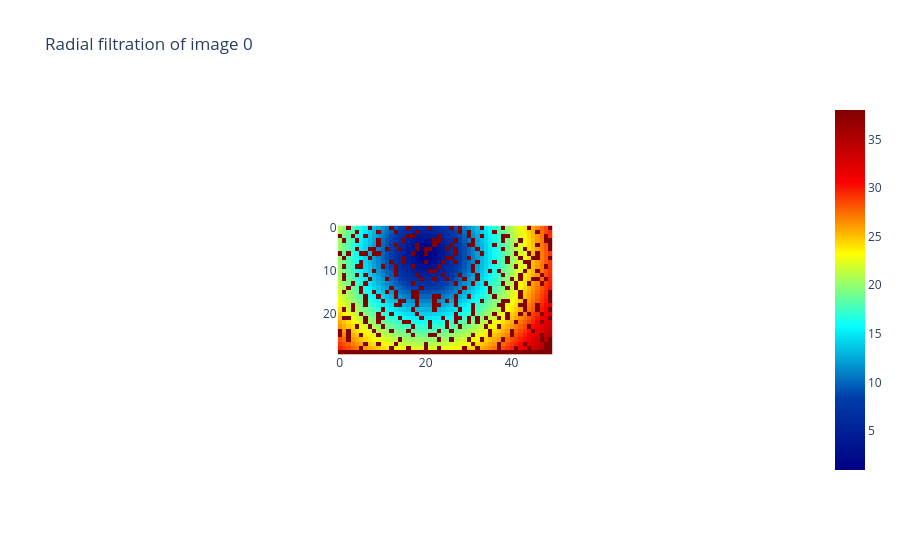

The cell this chart's notebook holds for it:
### Code cell
from gtda.images import RadialFiltration

radial_filtration = RadialFiltration(center=np.array([20, 6]))
im8_filtration = radial_filtration.fit_transform(shape_binarized)
radial_filtration.plot(im8_filtration, colorscale="jet")##17647

### Figure 1 — Plotly figure (JSON) as saved in the notebook; plotly's stock layout.template omitted (floating-point values rounded to 4 significant figures; data arrays with more than 128 entries replaced by an {"elided": "..."} marker saying what was removed)
{"data": [{"colorscale": [[0, "rgb(0,0,131)"], [0.2, "rgb(0,60,170)"], [0.4, "rgb(5,255,255)"], [0.6, "rgb(255,255,0)"], [0.8, "rgb(250,0,0)"], [1, "rgb(128,0,0)"]], "type": "heatmap", "z": {"elided": "30x50 float values"}}], "layout": {"autosize": true, "plot_bgcolor": "white", "title": {"text": "Radial filtration of image 0"}, "xaxis": {"autorange": true, "constrain": "domain", "domain": [0.3529, 0.6471], "range": [-0.5, 49.5], "scaleanchor": "y"}, "yaxis": {"autorange": true, "constrain": "domain", "domain": [0, 1], "range": [29.5, -0.5]}}}
